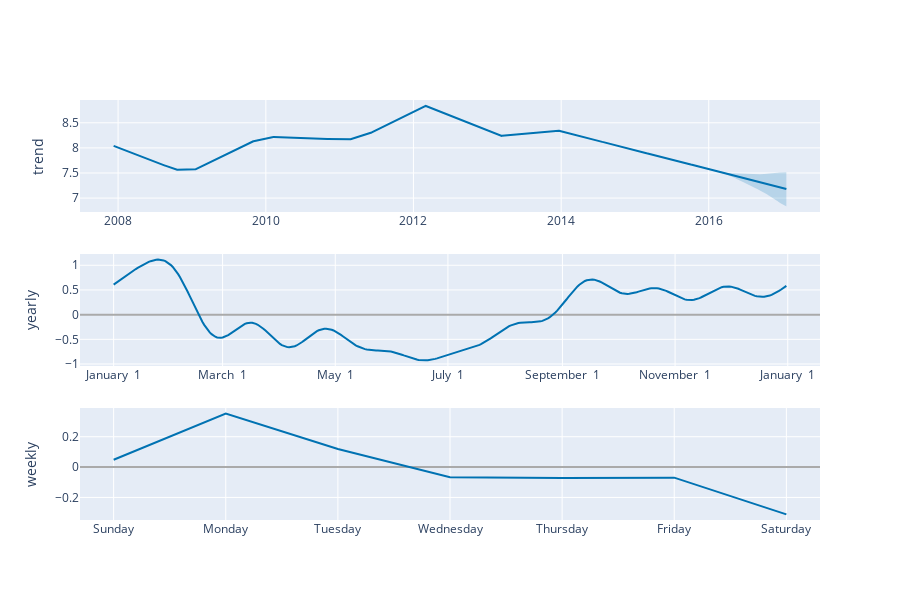

Notebook code for this chart:
### Code cell
plot_components_plotly(pred_model, forecast)

### Figure 1 — Plotly figure (JSON) as saved in the notebook; plotly's stock layout.template omitted (floating-point values rounded to 4 significant figures; data arrays with more than 128 entries replaced by an {"elided": "..."} marker saying what was removed)
{"data": [{"line": {"color": "#0072B2", "width": 2}, "mode": "lines", "name": "trend", "type": "scatter", "x": {"elided": "3270 str values"}, "xaxis": "x", "y": {"elided": "3270 float values"}, "yaxis": "y"}, {"line": {"color": "rgba(0, 114, 178, 0.2)", "width": 0}, "mode": "lines", "name": "trend_upper", "type": "scatter", "x": {"elided": "3270 str values"}, "xaxis": "x", "y": {"elided": "3270 float values"}, "yaxis": "y"}, {"fill": "tonexty", "fillcolor": "rgba(0, 114, 178, 0.2)", "line": {"color": "rgba(0, 114, 178, 0.2)", "width": 0}, "mode": "lines", "name": "trend_lower", "type": "scatter", "x": {"elided": "3270 str values"}, "xaxis": "x", "y": {"elided": "3270 float values"}, "yaxis": "y"}, {"line": {"color": "#0072B2", "width": 2}, "mode": "lines", "name": "yearly", "type": "scatter", "x": {"elided": "365 str values"}, "xaxis": "x2", "y": {"elided": "365 float values"}, "yaxis": "y2"}, {"line": {"color": "#0072B2", "width": 2}, "mode": "lines", "name": "weekly", "type": "scatter", "x": ["2017-01-01T00:00:00", "2017-01-02T00:00:00", "2017-01-03T00:00:00", "2017-01-04T00:00:00", "2017-01-05T00:00:00", "2017-01-06T00:00:00", "2017-01-07T00:00:00"], "xaxis": "x3", "y": [0.04828, 0.3523, 0.1196, -0.06666, -0.07225, -0.06957, -0.3117], "yaxis": "y3"}], "layout": {"height": 600, "showlegend": false, "width": 900, "xaxis": {"anchor": "y", "domain": [0, 1], "range": ["2007-06-26T14:24:00", "2017-07-04T09:36:00"], "type": "date"}, "xaxis2": {"anchor": "y2", "domain": [0, 1], "range": ["2016-12-13T18:54:02.958904115", "2018-01-18T11:04:57.863013581"], "tickformat": "%B %e", "type": "date"}, "xaxis3": {"anchor": "y3", "domain": [0, 1], "range": ["2016-12-31T16:48:00", "2017-01-07T07:12:00"], "tickformat": "%A", "type": "date"}, "yaxis": {"anchor": "x", "domain": [0.7333, 1], "rangemode": "normal", "title": {"text": "trend"}, "zerolinecolor": "#AAA"}, "yaxis2": {"anchor": "x2", "domain": [0.3667, 0.6333], "title": {"text": "yearly"}, "zerolinecolor": "#AAA"}, "yaxis3": {"anchor": "x3", "domain": [0, 0.2667], "title": {"text": "weekly"}, "zerolinecolor": "#AAA"}}}
